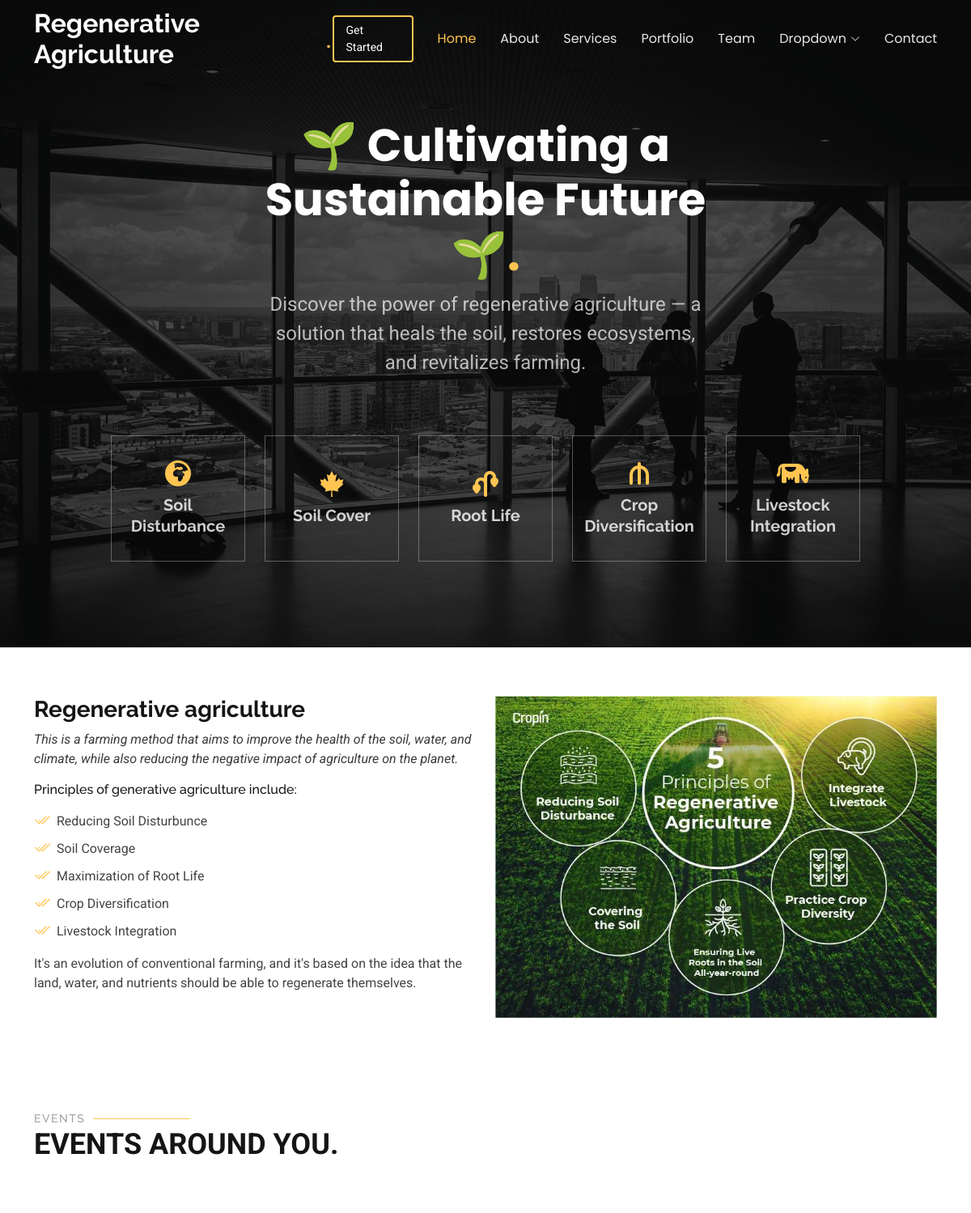
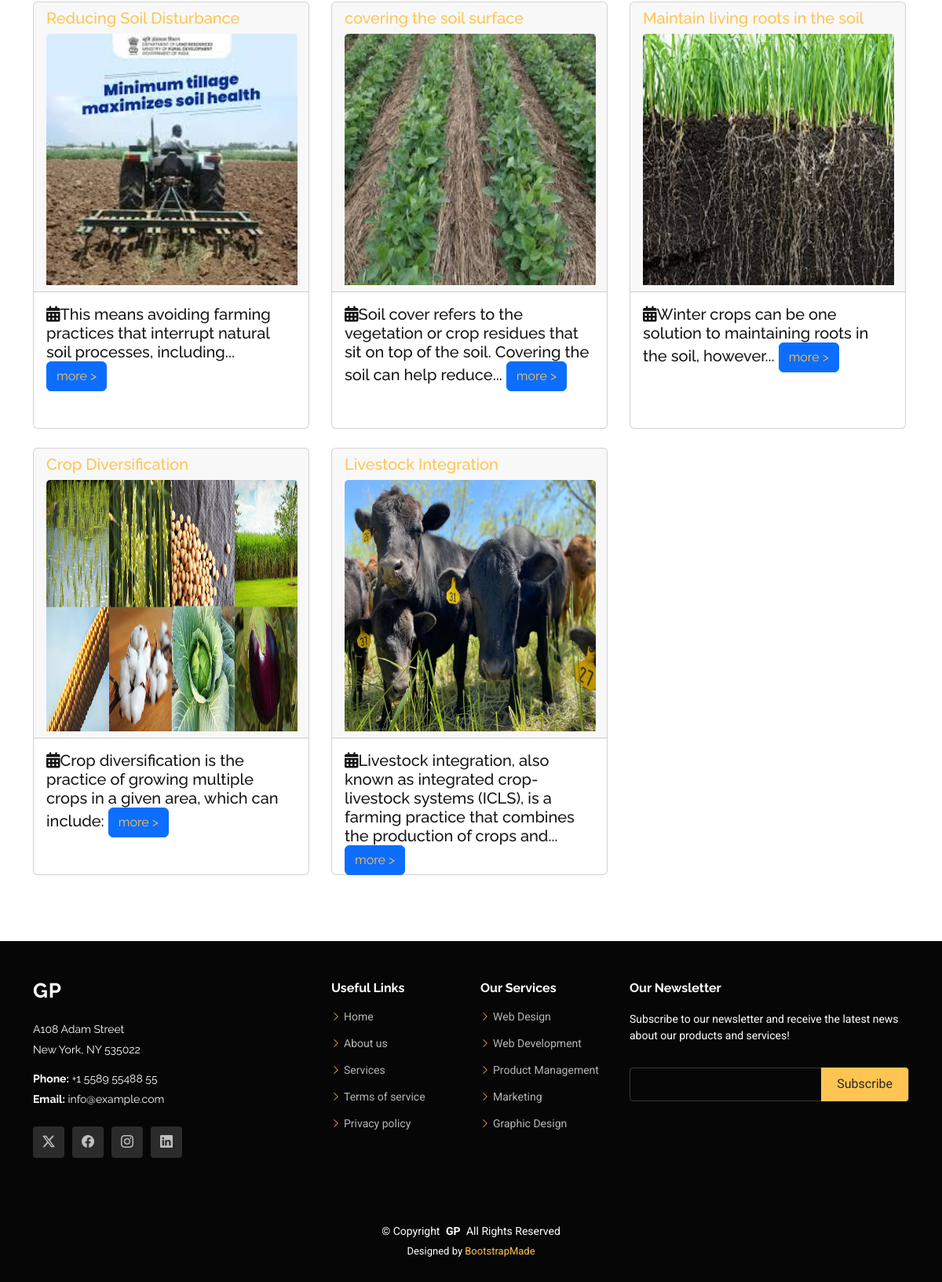
The page / on the database its author committed (2 pictures, top to bottom).
### Agriculture/models.py (models this page shows, shortened)
class Generative(models.Model):
    name = models.CharField(max_length=255)
    image = models.ImageField(upload_to='generative_images/')
    description = models.TextField()

### Agriculture/views.py (the view)
# urls.py: path('', views.home, name='home'),
def home(request):
    generative = Generative.objects.all()
    return render(request, 'home.html', {'generative': generative})

### Agriculture/templates/home.html (shortened to what this page needs)
{% extends 'base.html' %}
{% load static %}
{% block content %}
 <section id="hero" class="hero section dark-background">
      <img src="assets/img/hero-bg.jpg" alt="" data-aos="fade-in">
      <div class="container">
        <div class="row justify-content-center text-center" data-aos="fade-up" data-aos-delay="100">
          <div class="col-xl-6 col-lg-8">
            <h2>🌱 Cultivating a Sustainable Future 🌱<span>.</span></h2>
            <p>Discover the power of regenerative agriculture — a solution that heals the soil, restores ecosystems, and revitalizes farming. </p>
          </div>
        </div>
        <div class="row gy-4 mt-5 justify-content-center" data-aos="fade-up" data-aos-delay="200">
          <div class="col-xl-2 col-md-4" data-aos="fade-up" data-aos-delay="300">
            <div class="icon-box">
             <i class="fa-solid fa-earth-africa"></i>
              <h3><a href="">Soil Disturbance</a></h3>
            </div>
          </div>
          <div class="col-xl-2 col-md-4" data-aos="fade-up" data-aos-delay="400">
           <div class="icon-box">
           <i class="fa-brands fa-canadian-maple-leaf"></i>
              <h3><a href="">Soil Cover</a></h3>
            </div>
          </div>
          <div class="col-xl-2 col-md-4" data-aos="fade-up" data-aos-delay="500">
            <div class="icon-box">
          <i class="fa-solid fa-plant-wilt"></i>
              <h3><a href="">Root Life</a></h3>
            </div>
          </div>
          <div class="col-xl-2 col-md-4" data-aos="fade-up" data-aos-delay="600">
            <div class="icon-box">
            <i class="fa-solid fa-manat-sign"></i>
              <h3><a href="">Crop Diversification</a></h3>
            </div>
          </div>
          <div class="col-xl-2 col-md-4" data-aos="fade-up" data-aos-delay="700">
            <div class="icon-box">
           <i class="fa-solid fa-cow"></i>
              <h3><a href="">Livestock Integration</a></h3>
            </div>
          </div>
        </div>
      </div>
    </section>
    <section id="about" class="about section">
      <div class="container" data-aos="fade-up" data-aos-delay="100">
        <div class="row gy-4">
          <div class="col-lg-6 order-1 order-lg-2">
            <img src="{% static 'assets/img/generative1.jpg' %}" class="img-fluid" alt="">
          </div>
          <div class="col-lg-6 order-2 order-lg-1 content">
            <h3>Regenerative agriculture</h3>
            <p class="fst-italic">
             This is a farming method that aims to improve the health of the soil, water, and climate, while also reducing the negative impact of agriculture on the planet.
            </p>
            <h6>Principles of generative agriculture include:</h6>
            <ul>
              <li><i class="bi bi-check2-all"></i> <span>Reducing Soil Disturbunce</span></li>
              <li><i class="bi bi-check2-all"></i> <span>Soil Coverage</span></li>
              <li><i class="bi bi-check2-all"></i> <span>Maximization of Root Life</span></li>
              <li><i class="bi bi-check2-all"></i> <span>Crop Diversification</span></li>
              <li><i class="bi bi-check2-all"></i> <span>Livestock Integration</span></li>
            </ul>
            <p>
              It's an evolution of conventional farming, and it's based on the idea that the land, water, and nutrients should be able to regenerate themselves.
            </p>
          </div>
        </div>
      </div>
    </section>
    <section id="events" class="events ">
      <div class="container section-title" data-aos="fade-up">
        <h2>Events</h2>
        <p>Events around you.</p>
      </div>
                <div class="container">
        <div class="row">
          {% for generate in generative %}
          <div class="col-md-4 mb-4">
                <div class="card" style=" height: 34rem; width: 22rem;">
                <div class="card-header">
                <h5 class="card-title">
                 <a href="#"> {{ generate.name }}</a></h5>
                 <img src="{{ generate.image.url }}" class="card-img-top custom-img" alt="{{ generate.image }}" style="width:20rem; height:20rem;">
                </div>
                 <div class="card-body">
                  <h5 class="card-text">
                    <i class="fa-solid fa-calendar-days"></i>{{ generate.description }} <button type="button" class="btn btn-primary"> <a href="{{ forloop.counter }}">more ></a></button> </h5>
                </div>
              </div>
            </div>
            {% endfor %}
        </div>
    </div>
    </section>
{% endblock content %}

### Agriculture/templates/base.html (shortened to what this page needs)
{% load static %}
<!DOCTYPE html>
<html lang="en">
<head>
  <link rel="stylesheet" href="https://cdnjs.cloudflare.com/ajax/libs/font-awesome/6.7.1/css/all.min.css" />
  <link href="{% static 'assets/vendor/bootstrap/css/bootstrap.min.css' %}" rel="stylesheet">
  <link href="{% static 'assets/vendor/bootstrap-icons/bootstrap-icons.css' %}" rel="stylesheet">
  <link href="{% static 'assets/vendor/aos/aos.css" rel="stylesheet' %}">
  <link href="{% static 'assets/vendor/swiper/swiper-bundle.min.css' %}" rel="stylesheet">
  <link href="{% static 'assets/vendor/glightbox/css/glightbox.min.css' %}" rel="stylesheet">
  <link href="{% static 'assets/css/main.css' %}" rel="stylesheet">
</head>
<body class="index-page">
  <header id="header" class="header d-flex align-items-center fixed-top">
    <div class="container-fluid container-xl position-relative d-flex align-items-center justify-content-between">
      <a href="index.html" class="logo d-flex align-items-center me-auto me-lg-0">
        <h1 class="sitename">Regenerative Agriculture</h1>
        <span>.</span>
      </a>
      <nav id="navmenu" class="navmenu">
        <ul>
          <li><a href="#hero" class="active">Home<br></a></li>
          <li><a href="#about">About</a></li>
          <li><a href="#services">Services</a></li>
          <li><a href="#portfolio">Portfolio</a></li>
          <li><a href="#team">Team</a></li>
          <li class="dropdown"><a href="#"><span>Dropdown</span> <i class="bi bi-chevron-down toggle-dropdown"></i></a>
          </li>
          <li><a href="#contact">Contact</a></li>
        </ul>
      </nav>
      <a class="btn-getstarted" href="{% url 'register' %}">Get Started</a>
    </div>
  </header>
{% block content %}
{% endblock content %}
  <footer id="footer" class="footer dark-background">
    <div class="footer-top">
      <div class="container">
        <div class="row gy-4">
          <div class="col-lg-4 col-md-6 footer-about">
            <a href="index.html" class="logo d-flex align-items-center">
              <span class="sitename">GP</span>
            </a>
            <div class="footer-contact pt-3">
              <p>A108 Adam Street</p>
              <p>New York, NY 535022</p>
              <p class="mt-3"><strong>Phone:</strong> <span>+1 5589 55488 55</span></p>
              <p><strong>Email:</strong> <span>info@example.com</span></p>
            </div>
            <div class="social-links d-flex mt-4">
              <a href=""><i class="bi bi-twitter-x"></i></a>
              <a href=""><i class="bi bi-facebook"></i></a>
              <a href=""><i class="bi bi-instagram"></i></a>
              <a href=""><i class="bi bi-linkedin"></i></a>
            </div>
          </div>
          <div class="col-lg-2 col-md-3 footer-links">
            <h4>Useful Links</h4>
            <ul>
              <li><i class="bi bi-chevron-right"></i> <a href="#"> Home</a></li>
              <li><i class="bi bi-chevron-right"></i> <a href="#"> About us</a></li>
              <li><i class="bi bi-chevron-right"></i> <a href="#"> Services</a></li>
              <li><i class="bi bi-chevron-right"></i> <a href="#"> Terms of service</a></li>
              <li><i class="bi bi-chevron-right"></i> <a href="#"> Privacy policy</a></li>
            </ul>
          </div>
          <div class="col-lg-2 col-md-3 footer-links">
            <h4>Our Services</h4>
            <ul>
              <li><i class="bi bi-chevron-right"></i> <a href="#"> Web Design</a></li>
              <li><i class="bi bi-chevron-right"></i> <a href="#"> Web Development</a></li>
              <li><i class="bi bi-chevron-right"></i> <a href="#"> Product Management</a></li>
              <li><i class="bi bi-chevron-right"></i> <a href="#"> Marketing</a></li>
              <li><i class="bi bi-chevron-right"></i> <a href="#"> Graphic Design</a></li>
            </ul>
          </div>
          <div class="col-lg-4 col-md-12 footer-newsletter">
            <h4>Our Newsletter</h4>
            <p>Subscribe to our newsletter and receive the latest news about our products and services!</p>
            <form action="forms/newsletter.php" method="post" class="php-email-form">
              <div class="newsletter-form"><input type="email" name="email"><input type="submit" value="Subscribe"></div>
            </form>
          </div>
        </div>
      </div>
    </div>
    <div class="copyright">
      <div class="container text-center">
        <p>© <span>Copyright</span> <strong class="px-1 sitename">GP</strong> <span>All Rights Reserved</span></p>
        <div class="credits">
          Designed by <a href="https://bootstrapmade.com/">BootstrapMade</a>
        </div>
      </div>
    </div>
  </footer>
</body>
</html>

### rows shown on the page
Generative: name "Reducing Soil Disturbance", image (picture), description "This means avoiding farming practices that interrupt natural soil processes, including..."
Generative: name "covering the soil surface", image (picture), description "Soil cover refers to the vegetation or crop residues that sit on top of the soil. Covering the soil can help reduce..."
Generative: name "Maintain living roots in the soil", image (picture), description "Winter crops can be one solution to maintaining roots in the soil, however..."
Generative: name "Crop Diversification", image (picture), description "Crop diversification is the practice of growing multiple crops in a given area, which can include:"
Generative: name "Livestock Integration", image (picture), description "Livestock integration, also known as integrated crop-livestock systems (ICLS), is a farming practice that combines the production of crops and..."
